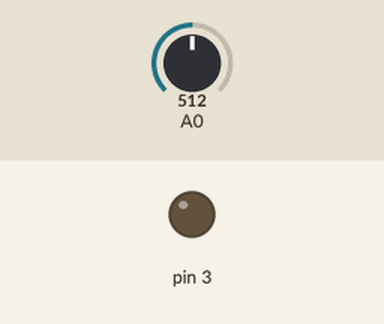
Recording of a sketch running on a simulated Arduino Uno, built with avr-gcc and run on an emulated ATmega328P. On the bench: output pins drawn as LEDs (lit = HIGH). Inputs (shaded band) come from the test bench; at power-on: A0 = 512.

Above: at 1.2 s.
1.3 s: A0 set to 716
At 2.1 s:
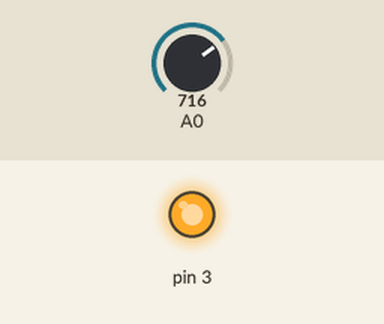
2.8 s: A0 set to 750
At 3.3 s:
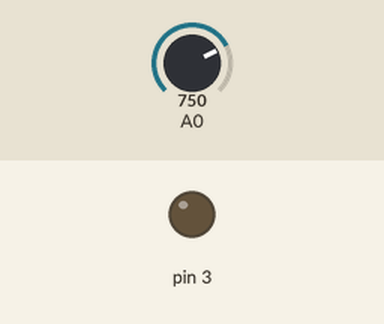
4.3 s: A0 set to 799
5.8 s: A0 set to 819
At 6.8 s:
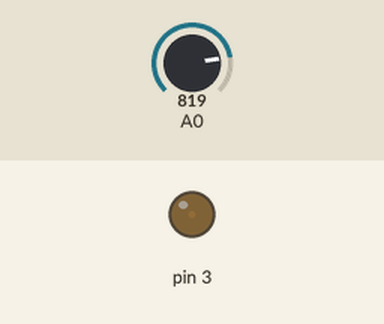
7.3 s: A0 set to 887
At 7.9 s:
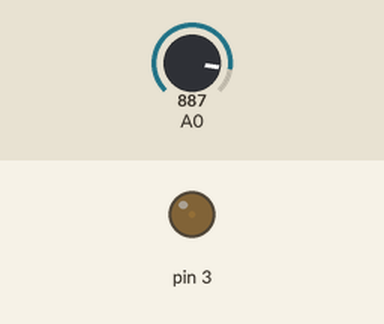
8.8 s: A0 set to 916
At 10.2 s:
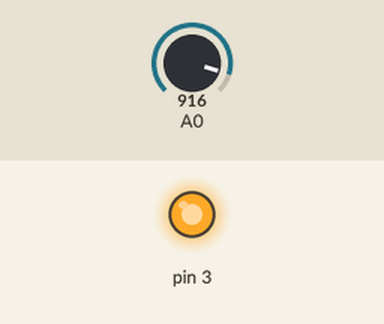
Timing chart, 0 to 11.3 s (numbered marks = the images above; inputs shaded):
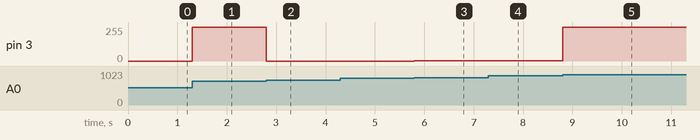

The sketch:

p10.ino
```cpp
int ldr;
int potenciaFinal;
void setup() {
  pinMode(3,OUTPUT);
}

void loop() {
  ldr = analogRead(0);
  potenciaFinal = ldr * 255/10000;
  analogWrite(3,potenciaFinal);
}
```

Measured:
- the behaviour switches between 731 and 732 on A0 (found by bisection; images 1 and 2)
- the behaviour switches between 899 and 900 on A0 (found by bisection; images 4 and 5)
- after the input at 1.3 s, pin 3: 0/255 → 255/255 at once
- after the input at 2.8 s, pin 3: 255/255 → 0/255 at once
- after the input at 4.3 s, every drawn part: stays the same
- after the input at 5.8 s, pin 3: 0/255 → 1/255 at once
- after the input at 7.3 s, pin 3: 1/255 → 2/255 at once
- after the input at 8.8 s, pin 3: 2/255 → 254/255 at once
